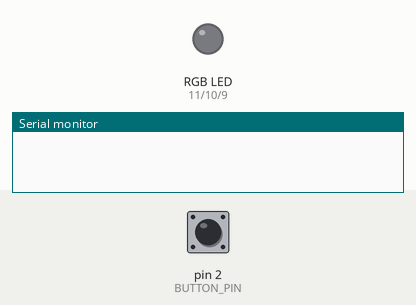
Recording of a sketch running on a simulated Arduino Uno, built with avr-gcc and run on an emulated ATmega328P. Shown: an RGB LED mixed from three pins (HIGH = lit), the last lines printed to the serial monitor. Inputs (shaded band) come from the test bench; at power-on: pin 2 (BUTTON_PIN) HIGH.

Above: at 5.9 s.
6.0 s: pin 2 (BUTTON_PIN) pulled LOW for 2.95 s
At 8.3 s:
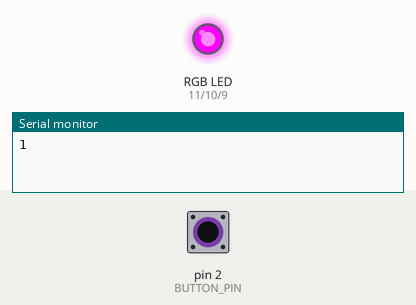
At 10.1 s:
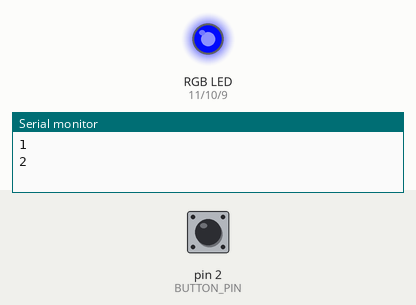
10.4 s: pin 2 (BUTTON_PIN) pulled LOW for 2.95 s
14.8 s: pin 2 (BUTTON_PIN) pulled LOW for 2.95 s
At 17.28 s:
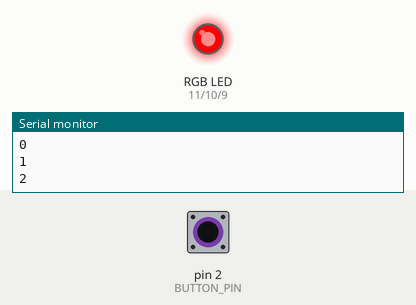
19.2 s: pin 2 (BUTTON_PIN) driven LOW
26.1 s: pin 2 (BUTTON_PIN) driven HIGH
Timing chart, 0 to 27.3 s (numbered marks = the images above; inputs shaded):
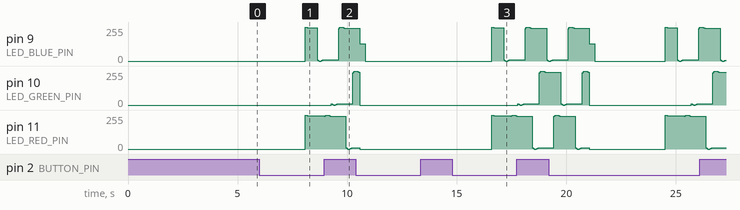

The sketch:

project_1_rgb_led.ino
```cpp
/**
 * OCE4531 Project 1: RGB LED Cycler Solution
 * @brief This is the solution for OCE4531's first project, the RGB LED cycler.
 * This should not be considered the absolute correct answer that all of the students must have,
 * but it is the ball park they should be within.
 *
 * @author Braidan Duffy
 *
 * @date May 24, 2022
 *
 * @version v1.0
 */

#define BUTTON_PIN 2
#define LED_RED_PIN 11
#define LED_GREEN_PIN 10
#define LED_BLUE_PIN 9
#define MAX_NUM_FUNCS 5
#define PI 3.1415

uint8_t ledMode = 0; // Initialize LED mode state

void setup() {
    Serial.begin(115200);
    while(!Serial); // Wait for serial connection - DEBUG

    pinMode(BUTTON_PIN, INPUT_PULLUP);
    pinMode(LED_RED_PIN, OUTPUT);
    pinMode(LED_GREEN_PIN, OUTPUT);
    pinMode(LED_BLUE_PIN, OUTPUT);
}

void loop() {
    bool isButtonPressed = !digitalRead(BUTTON_PIN);
    if (isButtonPressed) {
        if (ledMode == MAX_NUM_FUNCS-1)
            ledMode = 0;
        else
            ledMode++;
        Serial.println(ledMode); //DEBUG
    }

    switch(ledMode) {
        case 0:
            breathe(true, false, false); // Breathe RED
            break;
        case 1:
            breatheSine(true, false, true); // Breath RED and BLUE
            break;
        case 2:
            rainbow();
            break;
        case 3:
            staticColor(false, false, true, 128); // Static BLUE
            break;
        default:
            delay(250); // Do nothing
            break;
    }

    // Clear LED Colors between cycles
    digitalWrite(LED_RED_PIN, LOW);
    digitalWrite(LED_GREEN_PIN, LOW);
    digitalWrite(LED_BLUE_PIN, LOW);
}

// ==========================
// === LED MODE FUNCTIONS ===
// ==========================

void breathe(bool r, bool g, bool b) {
    for (uint8_t i=0; i<255; i++) { // Increase brightness
        if (r) analogWrite(LED_RED_PIN, i);
        if (g) analogWrite(LED_GREEN_PIN, i);
        if (b) analogWrite(LED_BLUE_PIN, i);

        delay(5);
    }

    for (uint8_t j=255; j>0; j--) {
        if (r) analogWrite(LED_RED_PIN, j);
        if (g) analogWrite(LED_GREEN_PIN, j);
        if (b) analogWrite(LED_BLUE_PIN, j);

        delay(5);
    }
}

void breatheSine(bool r, bool g, bool b) {
    for (int i=0; i<180; i++) {
        float iRad = i * PI / 180;
        float val = sin(iRad) * 255;

        if (r) analogWrite(LED_RED_PIN, val);
        if (g) analogWrite(LED_GREEN_PIN, val);
        if (b) analogWrite(LED_BLUE_PIN, val);

        delay(5);
    }
}

void rainbow() {
    for (int i=0; i<360; i++) {
        float iRad = i * PI / 180;
        float rVal = (sin(iRad)+1) * 128;
        float gVal = (sin(iRad + 2*PI/3) + 1) * 128;
        float bVal = (sin(iRad + 4*PI/3)+1) * 128;

        analogWrite(LED_RED_PIN, rVal);
        analogWrite(LED_GREEN_PIN, gVal);
        analogWrite(LED_BLUE_PIN, bVal);

        delay(5);
    }
}

void staticColor(bool r, bool g, bool b, uint8_t i) {
    if (r) analogWrite(LED_RED_PIN, i);
    if (g) analogWrite(LED_GREEN_PIN, i);
    if (b) analogWrite(LED_BLUE_PIN, i);

    delay(250);
}
```
